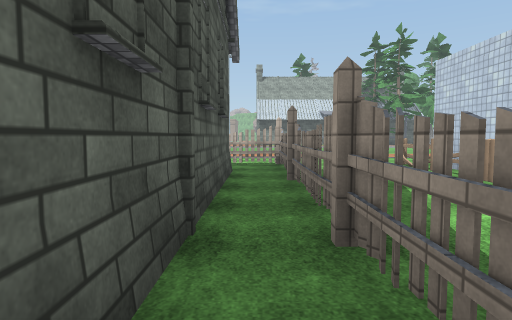
[1] (above)

24 first-person views from a walk through a 3-D level made in the Unity game engine. The camera is 1.4 m above the floor, tilts 4° down and sees 75° across. The floor is counted in squares, 2 m on a side. Each view is taken from the middle of a square. On the plan, view 1 faces up. The plan holds only what a view shows up to about 10 squares ahead; the rest is blank. The place goes on beyond the plan. Some trees and plants on the terrain are drawn as simple stand-ins. The player is left out. Some animated figures are not drawn. Door leaves are left out, so doorways stand open. Surface patterns are stand-ins for the level's own textures.

[2]
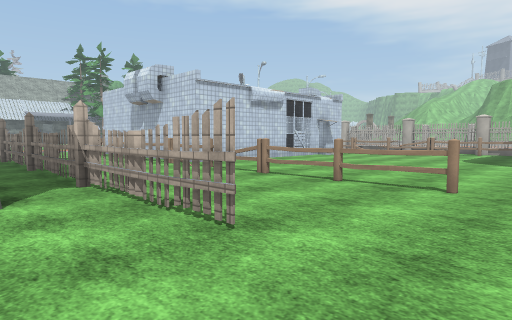

[3]
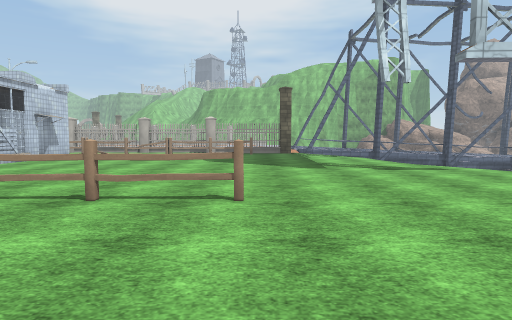

[4]
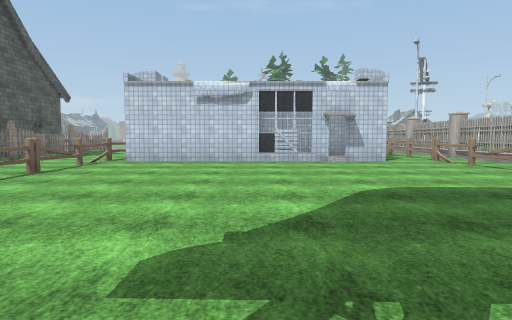

[5]
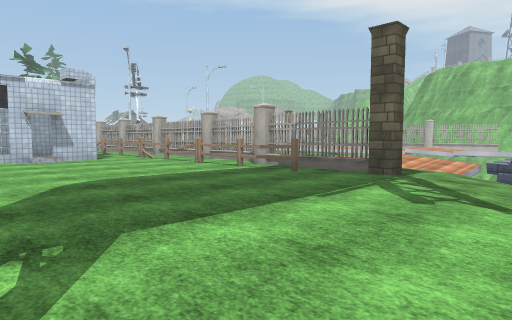

[6]
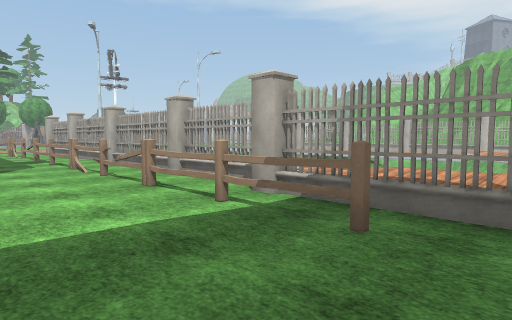

[7]
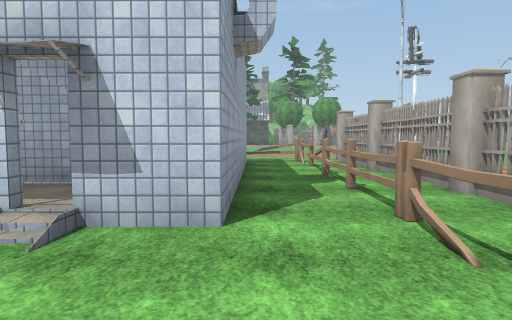

[8]
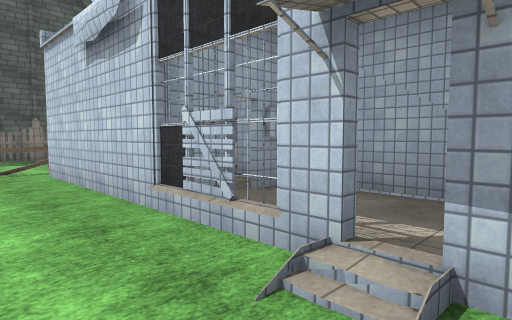

[9]
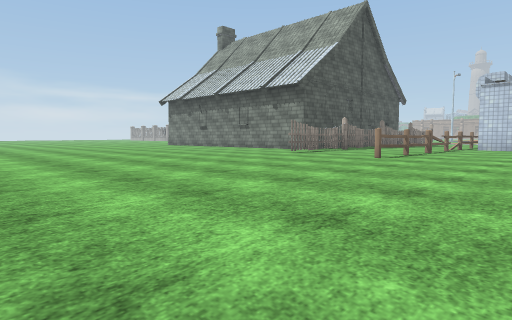

[10]
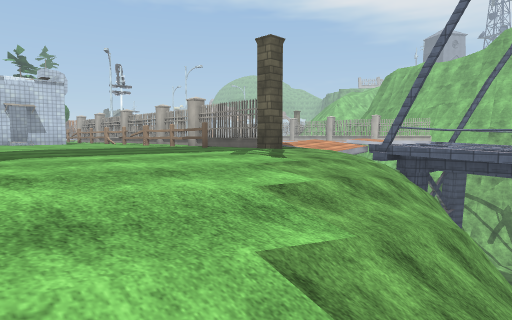

[11]
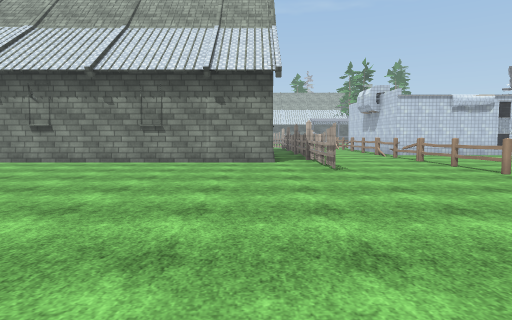

[12]
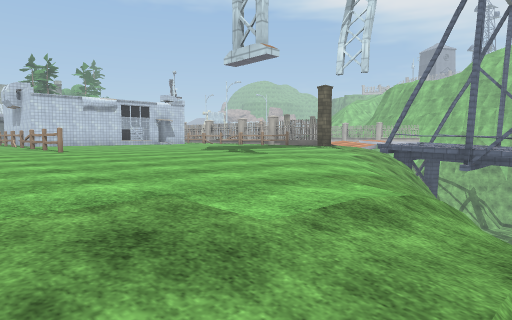

[13]
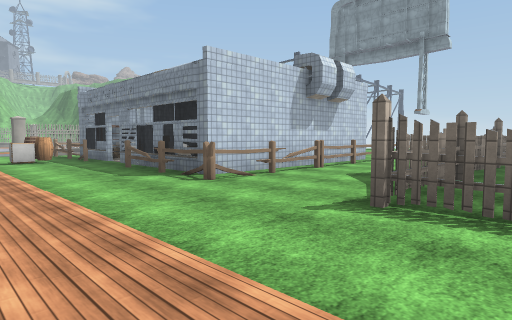

[14]
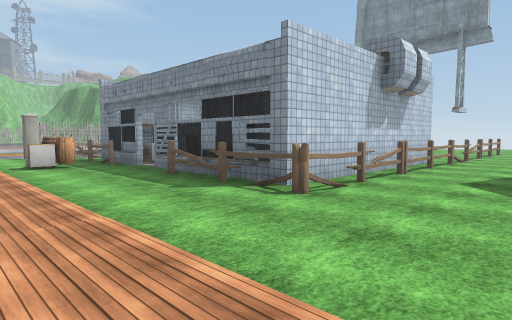

[15]
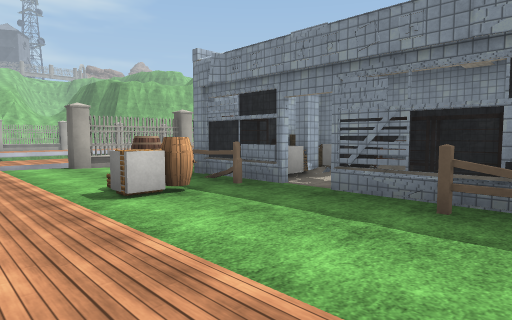

[16]
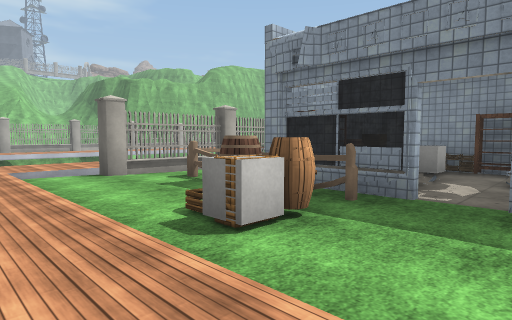

[17]
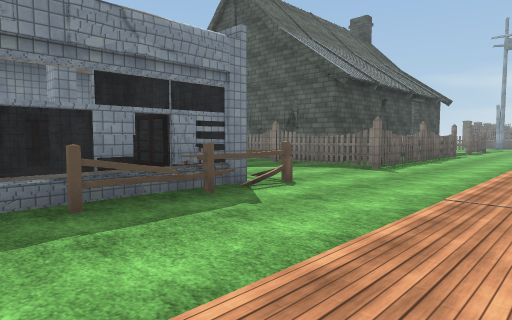

[18]
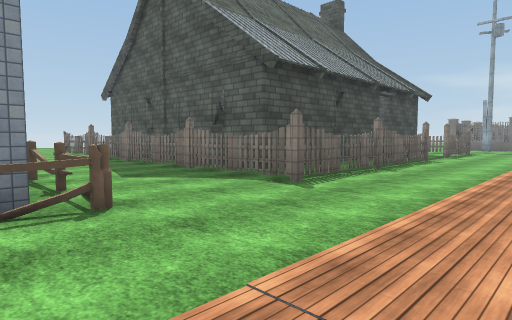

[19]
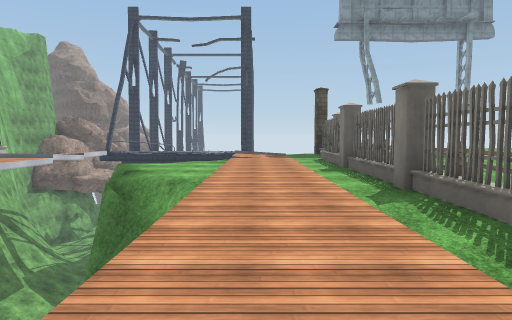

[20]
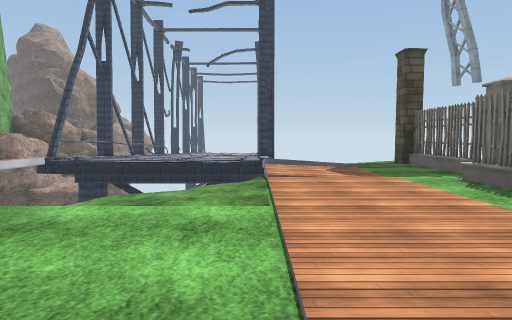

[21]
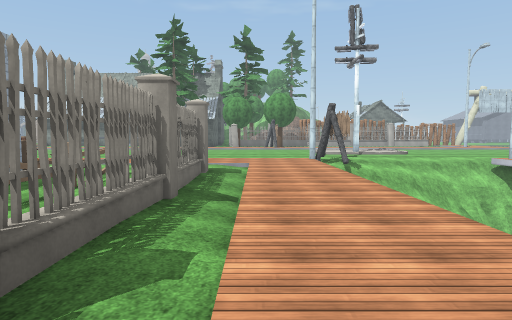

[22]
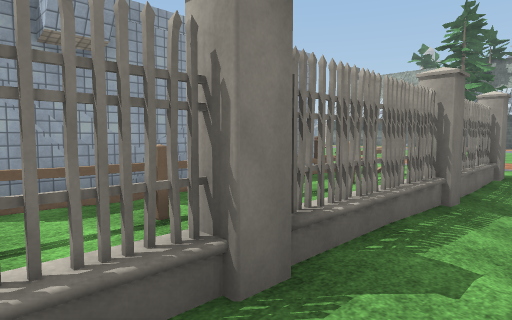

[23]
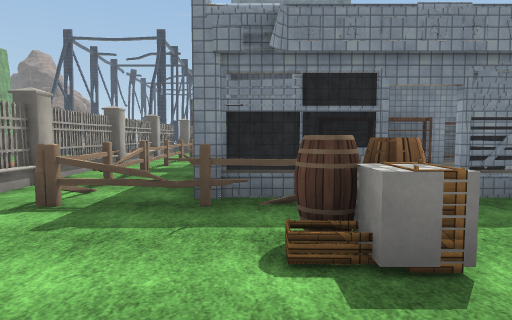

[24]
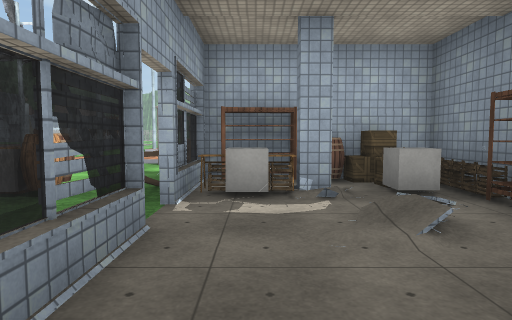

### Floor plan
Key: @ floor where view 1 was taken; # wall or solid block; x gap in a wall; . floor; / step, stairs or slope; D open door; ^ raised ledge; v drop or lower ground; C column; U cube; B barrel; R ring; A crate; E box; S shelf; O other object.
Columns run from 5 left of view 1 to 23 right of it. Each row starts with its distance up from view 1.
 12     ..............  ... O//vv
 11 ...............B......./
 10 ...............RU....../
  9 ## ####........A....O../
  8   ##..#..OO##DD#OOO.O../
  7    ##.#..#S...EUS.O.O../
  6     #.#..#S #..#BOO.O..v
  5     #.#..#U....UAOO.O..v
  4     #.#..O#D#SSO .O.O..v
  3     #.#..O...x..#.O.O../v
  2     #.#..#SSS#xD#.O.O..//
  1     #.#..O........O.O....v
  0      @#...........O.O.....
 -1      .#..O........O.O.....
 -2 #####.#..O........O.O...//
 -3 ......#..O.........OO..//
 -4 ......#..O........OO.../
 -5 .........O.........O.///
 -6 ...................C.///
 -7  ..................../#^#
 -8  ..................///x^#
 -9  ................///// #
-10  ............///////v
-11   ..........//////vv
-12       ...../////vv
-13       ....///
-14       ..////
-15       ///v

Positions as (right, up) in squares from view 1, and headings:
1: (0, 0), facing up
2: (-1, -6), facing up-right
3: (0, -5), facing right
4: (8, -8), facing up
5: (8, -9), facing up-right
6: (11, -6), facing up-right
7: (12, -1), facing up
8: (11, 0), facing up-left
9: (7, -12), facing up-left
10: (8, -12), facing up-right
11: (-1, -11), facing up
12: (1, -15), facing up-right
13: (-1, 12), facing down-right
14: (1, 12), facing down-right
15: (6, 12), facing down-right
16: (8, 12), facing down-right
17: (8, 12), facing down-left
18: (5, 12), facing down-left
19: (17, 8), facing down
20: (18, 2), facing down
21: (16, 2), facing up
22: (16, 2), facing up-left
23: (11, 12), facing down
24: (6, 7), facing right
